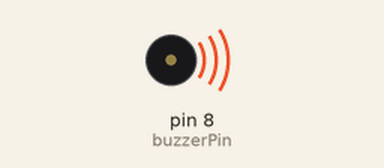
Bench run of a sketch on a simulated Arduino Uno, built with avr-gcc and run on an emulated ATmega328P. Parts: buzzer (waves = sounding).

Above: at 0.5 s.
Timing chart, 0 to 4.6 s (numbered marks = the images above):
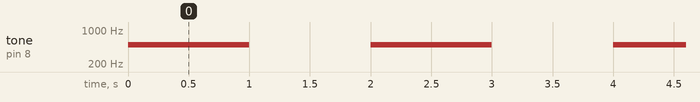

The sketch:

1_2_1.ino
```cpp
int buzzerPin = 8;
void setup() {


}

void loop() {
  tone(buzzerPin,500);
  delay(1000);
  noTone(buzzerPin);
  delay(1000);

}
```

Measured:
- by itself, tone on pin 8 (buzzerPin): alternates 500 Hz for 1.0 s and silent for 1.0 s
